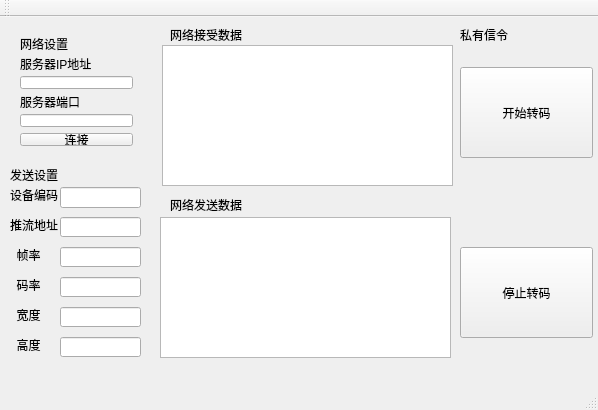
<?xml version="1.0" encoding="UTF-8"?>
<ui version="4.0">
 <class>CmdTESTClass</class>
 <widget class="QMainWindow" name="CmdTESTClass">
  <property name="geometry">
   <rect>
    <x>0</x>
    <y>0</y>
    <width>598</width>
    <height>410</height>
   </rect>
  </property>
  <property name="windowTitle">
   <string>CmdTEST</string>
  </property>
  <widget class="QWidget" name="centralWidget">
   <widget class="QTextEdit" name="textEdit_recv">
    <property name="geometry">
     <rect>
      <x>162</x>
      <y>28</y>
      <width>291</width>
      <height>141</height>
     </rect>
    </property>
   </widget>
   <widget class="QLabel" name="label_8">
    <property name="geometry">
     <rect>
      <x>10</x>
      <y>150</y>
      <width>48</width>
      <height>16</height>
     </rect>
    </property>
    <property name="text">
     <string>发送设置</string>
    </property>
   </widget>
   <widget class="QLabel" name="label_9">
    <property name="geometry">
     <rect>
      <x>10</x>
      <y>200</y>
      <width>48</width>
      <height>16</height>
     </rect>
    </property>
    <property name="text">
     <string>推流地址</string>
    </property>
   </widget>
   <widget class="QLineEdit" name="lineEdit_height">
    <property name="geometry">
     <rect>
      <x>60</x>
      <y>320</y>
      <width>81</width>
      <height>20</height>
     </rect>
    </property>
    <property name="text">
     <string/>
    </property>
   </widget>
   <widget class="QLabel" name="label_10">
    <property name="geometry">
     <rect>
      <x>10</x>
      <y>290</y>
      <width>36</width>
      <height>16</height>
     </rect>
    </property>
    <property name="text">
     <string>  宽度</string>
    </property>
   </widget>
   <widget class="QLineEdit" name="lineEdit_device_name">
    <property name="geometry">
     <rect>
      <x>60</x>
      <y>170</y>
      <width>81</width>
      <height>21</height>
     </rect>
    </property>
    <property name="text">
     <string/>
    </property>
   </widget>
   <widget class="QLabel" name="label_11">
    <property name="geometry">
     <rect>
      <x>10</x>
      <y>230</y>
      <width>36</width>
      <height>16</height>
     </rect>
    </property>
    <property name="text">
     <string>  帧率</string>
    </property>
   </widget>
   <widget class="QLabel" name="label_12">
    <property name="geometry">
     <rect>
      <x>10</x>
      <y>320</y>
      <width>36</width>
      <height>16</height>
     </rect>
    </property>
    <property name="text">
     <string>  高度</string>
    </property>
   </widget>
   <widget class="QLineEdit" name="lineEdit_fps">
    <property name="geometry">
     <rect>
      <x>60</x>
      <y>230</y>
      <width>81</width>
      <height>20</height>
     </rect>
    </property>
    <property name="text">
     <string/>
    </property>
   </widget>
   <widget class="QLineEdit" name="lineEdit_push_url">
    <property name="geometry">
     <rect>
      <x>60</x>
      <y>200</y>
      <width>81</width>
      <height>20</height>
     </rect>
    </property>
    <property name="text">
     <string/>
    </property>
   </widget>
   <widget class="QLineEdit" name="lineEdit_bitrate">
    <property name="geometry">
     <rect>
      <x>60</x>
      <y>260</y>
      <width>81</width>
      <height>20</height>
     </rect>
    </property>
    <property name="text">
     <string/>
    </property>
   </widget>
   <widget class="QLabel" name="label_13">
    <property name="geometry">
     <rect>
      <x>10</x>
      <y>260</y>
      <width>36</width>
      <height>16</height>
     </rect>
    </property>
    <property name="text">
     <string>  码率</string>
    </property>
   </widget>
   <widget class="QLabel" name="label_14">
    <property name="geometry">
     <rect>
      <x>170</x>
      <y>10</y>
      <width>81</width>
      <height>16</height>
     </rect>
    </property>
    <property name="text">
     <string>网络接受数据</string>
    </property>
   </widget>
   <widget class="QTextEdit" name="textEdit_send">
    <property name="geometry">
     <rect>
      <x>160</x>
      <y>200</y>
      <width>291</width>
      <height>141</height>
     </rect>
    </property>
   </widget>
   <widget class="QLabel" name="label_15">
    <property name="geometry">
     <rect>
      <x>170</x>
      <y>180</y>
      <width>81</width>
      <height>16</height>
     </rect>
    </property>
    <property name="text">
     <string>网络发送数据</string>
    </property>
   </widget>
   <widget class="QLabel" name="label_16">
    <property name="geometry">
     <rect>
      <x>10</x>
      <y>170</y>
      <width>48</width>
      <height>16</height>
     </rect>
    </property>
    <property name="text">
     <string>设备编码</string>
    </property>
   </widget>
   <widget class="QLineEdit" name="lineEdit_width">
    <property name="geometry">
     <rect>
      <x>60</x>
      <y>290</y>
      <width>81</width>
      <height>20</height>
     </rect>
    </property>
    <property name="text">
     <string/>
    </property>
   </widget>
   <widget class="QPushButton" name="start_transcode">
    <property name="geometry">
     <rect>
      <x>460</x>
      <y>50</y>
      <width>133</width>
      <height>91</height>
     </rect>
    </property>
    <property name="text">
     <string>开始转码</string>
    </property>
   </widget>
   <widget class="QPushButton" name="stop_transcode">
    <property name="geometry">
     <rect>
      <x>460</x>
      <y>230</y>
      <width>133</width>
      <height>91</height>
     </rect>
    </property>
    <property name="text">
     <string>停止转码</string>
    </property>
   </widget>
   <widget class="QLabel" name="label_17">
    <property name="geometry">
     <rect>
      <x>460</x>
      <y>10</y>
      <width>81</width>
      <height>16</height>
     </rect>
    </property>
    <property name="text">
     <string>私有信令</string>
    </property>
   </widget>
   <widget class="QWidget" name="">
    <property name="geometry">
     <rect>
      <x>9</x>
      <y>9</y>
      <width>135</width>
      <height>131</height>
     </rect>
    </property>
    <layout class="QVBoxLayout" name="verticalLayout">
     <item>
      <widget class="QLabel" name="label_7">
       <property name="text">
        <string>网络设置</string>
       </property>
      </widget>
     </item>
     <item>
      <widget class="QLabel" name="label_5">
       <property name="text">
        <string>服务器IP地址</string>
       </property>
      </widget>
     </item>
     <item>
      <widget class="QLineEdit" name="lineEdit_server_ip">
       <property name="text">
        <string/>
       </property>
      </widget>
     </item>
     <item>
      <widget class="QLabel" name="label_6">
       <property name="text">
        <string>服务器端口</string>
       </property>
      </widget>
     </item>
     <item>
      <widget class="QLineEdit" name="lineEdit_server_port"/>
     </item>
     <item>
      <widget class="QPushButton" name="connect_button">
       <property name="text">
        <string>连接</string>
       </property>
      </widget>
     </item>
    </layout>
   </widget>
  </widget>
  <widget class="QMenuBar" name="menuBar">
   <property name="geometry">
    <rect>
     <x>0</x>
     <y>0</y>
     <width>598</width>
     <height>23</height>
    </rect>
   </property>
  </widget>
  <widget class="QToolBar" name="mainToolBar">
   <attribute name="toolBarArea">
    <enum>TopToolBarArea</enum>
   </attribute>
   <attribute name="toolBarBreak">
    <bool>false</bool>
   </attribute>
  </widget>
  <widget class="QStatusBar" name="statusBar"/>
 </widget>
 <layoutdefault spacing="6" margin="11"/>
 <resources>
  <include location="cmdtest.qrc"/>
 </resources>
 <connections/>
</ui>
